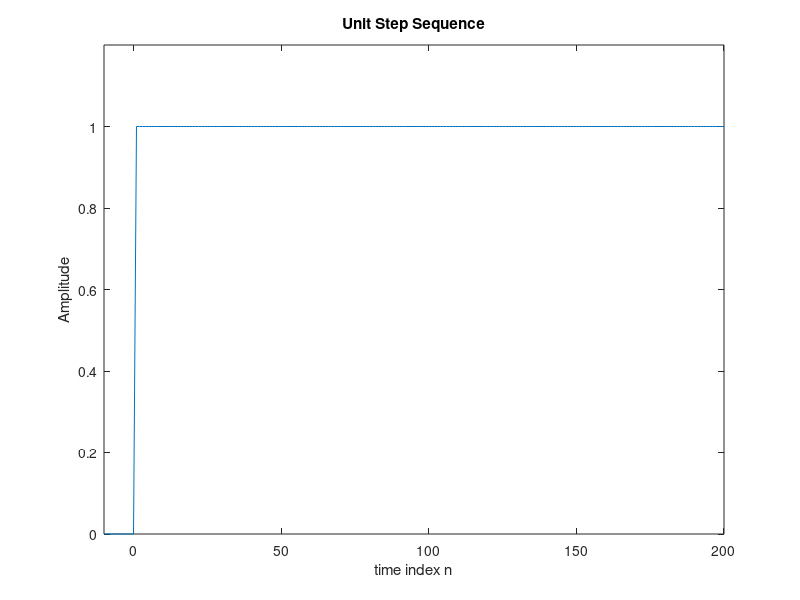

This chart was generated by the following MATLAB code:
%program to generate a unit step sequence s[n] 
clf;
n = -10:200;
u= [zeros(1,11) ones(1,200)];
plot (n,u);
xlabel('time index n'); ylabel('Amplitude');
title('Unit Step Sequence');
axis ([-10 200 0 1.2]);

